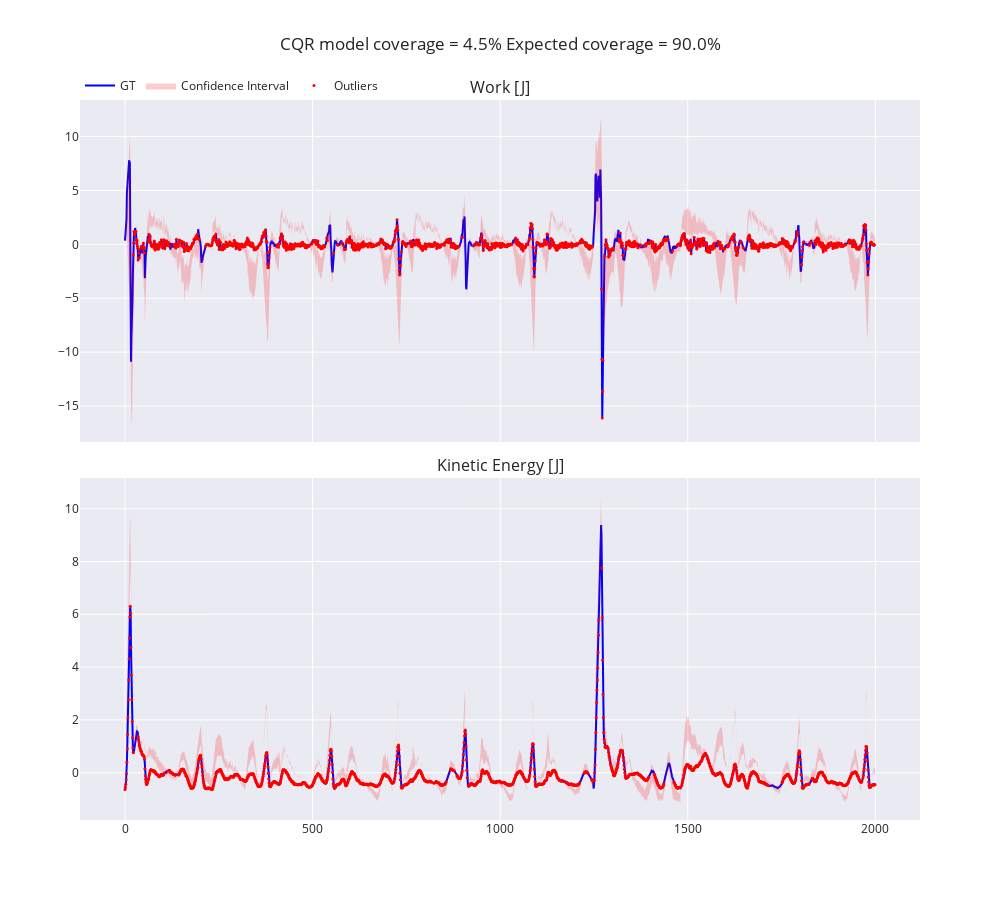

The notebook cell this image was saved under:
### Markdown cell above
# Confidence intervals of CQR

### Code cell
subtitles = ["Work [J]", "Kinetic Energy [J]"]
window = slice(0, 2000)
width, height = 1000, 900
title = f"CQR model coverage = {coverage['cqr'] * 100:.1f}% Expected coverage = {(1 - alpha) * 100:.1f}%"
q_low, q_high = quantiles["cqr"]
fig = plot_gt_and_quantiles(y_test[window], q_low[window], q_high[window], subtitles=subtitles, ncols=1)
fig.update_layout(title=title, title_x=0.5, showlegend=True, width=width, height=height)  # Change fig size
fig.update_layout(legend=dict(x=0, y=1, traceorder="normal", orientation="h", yanchor="bottom", xanchor="left"))

### Figure 1 — Plotly figure (JSON) as saved in the notebook; plotly's stock layout.template omitted (floating-point values rounded to 4 significant figures; data arrays with more than 128 entries replaced by an {"elided": "..."} marker saying what was removed)
{"data": [{"legendgroup": "GT", "line": {"color": "blue"}, "mode": "lines", "name": "GT", "showlegend": true, "type": "scatter", "x": {"elided": "2000 int values"}, "xaxis": "x", "y": {"elided": "2000 float values"}, "yaxis": "y"}, {"fill": "toself", "fillcolor": "rgba(255, 0, 0, 0.2)", "legendgroup": "CI", "line": {"color": "rgba(255, 0, 0, 0)"}, "name": "Confidence Interval", "showlegend": true, "type": "scatter", "x": {"elided": "4000 int values"}, "xaxis": "x", "y": {"elided": "4000 float values"}, "yaxis": "y"}, {"legendgroup": "Outliers", "marker": {"color": "red", "size": 3}, "mode": "markers", "name": "Outliers", "showlegend": true, "type": "scatter", "x": {"elided": "1507 int values"}, "xaxis": "x", "y": {"elided": "1507 float values"}, "yaxis": "y"}, {"legendgroup": "GT", "line": {"color": "blue"}, "mode": "lines", "name": "GT", "showlegend": false, "type": "scatter", "x": {"elided": "2000 int values"}, "xaxis": "x2", "y": {"elided": "2000 float values"}, "yaxis": "y2"}, {"fill": "toself", "fillcolor": "rgba(255, 0, 0, 0.2)", "legendgroup": "CI", "line": {"color": "rgba(255, 0, 0, 0)"}, "name": "Confidence Interval", "showlegend": false, "type": "scatter", "x": {"elided": "4000 int values"}, "xaxis": "x2", "y": {"elided": "4000 float values"}, "yaxis": "y2"}, {"legendgroup": "Outliers", "marker": {"color": "red", "size": 3}, "mode": "markers", "name": "Outliers", "showlegend": false, "type": "scatter", "x": {"elided": "1771 int values"}, "xaxis": "x2", "y": {"elided": "1771 float values"}, "yaxis": "y2"}], "layout": {"annotations": [{"font": {"size": 16}, "showarrow": false, "text": "Work [J]", "x": 0.5, "xanchor": "center", "xref": "paper", "y": 1.0, "yanchor": "bottom", "yref": "paper"}, {"font": {"size": 16}, "showarrow": false, "text": "Kinetic Energy [J]", "x": 0.5, "xanchor": "center", "xref": "paper", "y": 0.475, "yanchor": "bottom", "yref": "paper"}], "height": 900, "legend": {"orientation": "h", "traceorder": "normal", "x": 0, "xanchor": "left", "y": 1, "yanchor": "bottom"}, "showlegend": true, "title": {"text": "CQR model coverage = 4.5% Expected coverage = 90.0%", "x": 0.5}, "width": 1000, "xaxis": {"anchor": "y", "domain": [0.0, 1.0], "matches": "x2", "showticklabels": false}, "xaxis2": {"anchor": "y2", "domain": [0.0, 1.0]}, "yaxis": {"anchor": "x", "domain": [0.525, 1.0]}, "yaxis2": {"anchor": "x2", "domain": [0.0, 0.475]}}}
